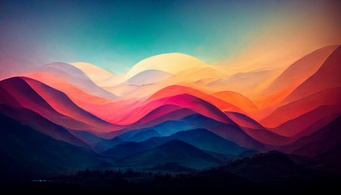
#> input picture day1_array/ex02/landscape.jpg, 341 x 195 px, shrunk from 450 x 257 before the run
$ python tester.py
#> lines starting #> are read from the running program, lines starting #| are printed output that depends on the picture
### day1_array/ex02/load_image.py
import numpy as np
from PIL import Image


def ft_load(path: str) -> np.ndarray:

    """
    Loads an image, prints its format, and its pixels
    content in RGB format.

    Handles JPG and JPEG.
    """
#> called with path = 'landscape.jpg'
    try:
        img = Image.open(path)
#> img is the input picture: PIL image 341x195 RGB; mean R, G, B 98.7, 79.1, 89.1
        assert img is not None, ("Cannot load image")
        assert img.format in ("JPG", "JPEG"), ("Provide JPG or JPEG only")

        print(f"The shape of the {img.format} image is: "
              f"({img.height}, {img.width}, {len(img.mode)})")
#| The shape of the JPEG image is: (195, 341, 3)
        return (np.array(img))

    except Exception as e:
        print(f"Error: {e}")
        return []


def main():
    pass


# [2 lines that do not run on import are left out]

### day1_array/ex02/tester.py
from load_image import ft_load

print(ft_load("landscape.jpg"))
print("\n------------\n")
print(ft_load("animal.jpeg"))
#> call 2 of ft_load, with path = 'animal.jpeg'
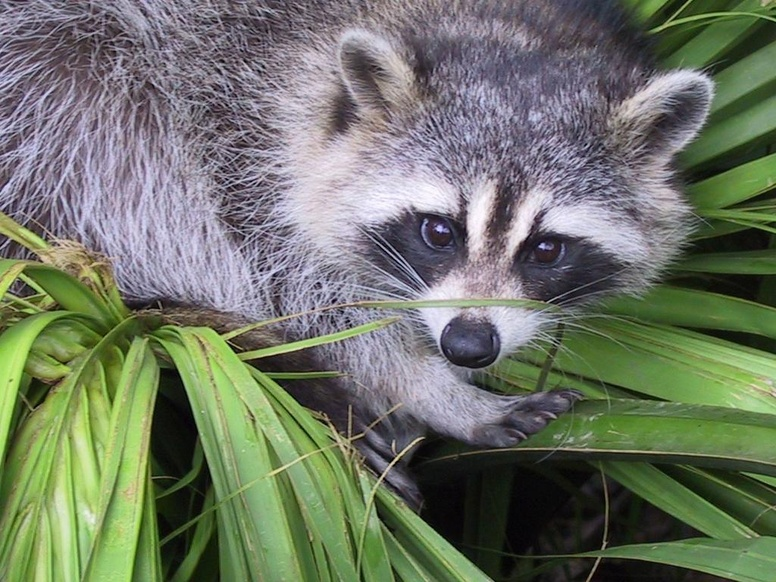
#> input picture day1_array/ex02/animal.jpeg, 776 x 582 px, shrunk from 1024 x 768 before the run
#> in ft_load, img is the input picture: PIL image 776x582 RGB; mean R, G, B 110.7, 117.7, 102.1
#| The shape of the JPEG image is: (582, 776, 3)
print("\n------------\n")
print(ft_load("stem.png"))
#> call 3 of ft_load, with path = 'stem.png'
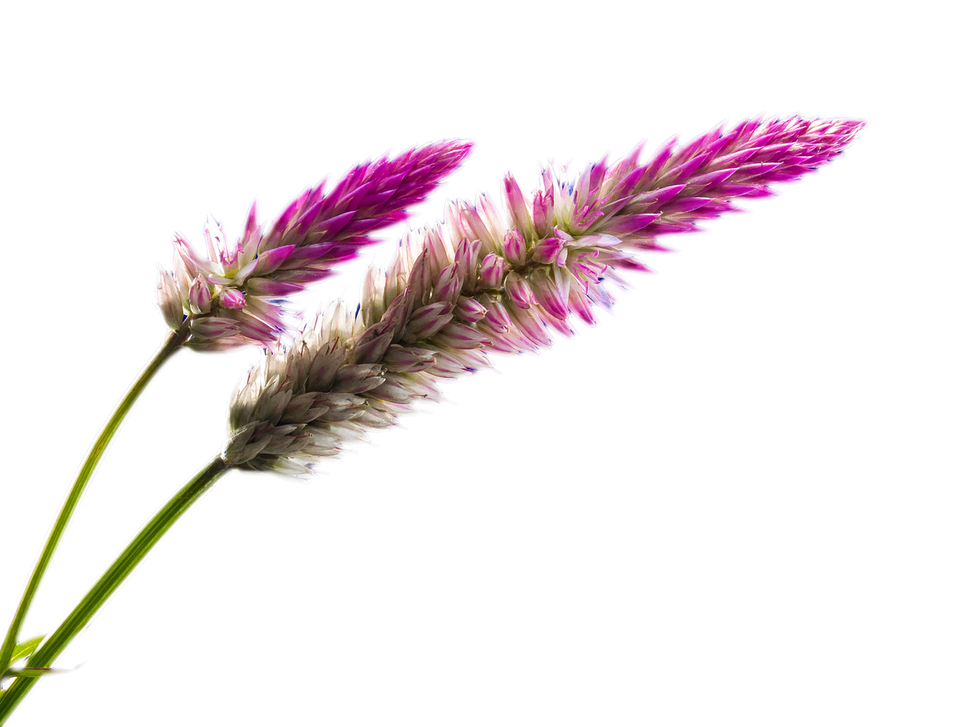
#> input picture day1_array/ex02/stem.png, 970 x 727 px, shrunk from 1280 x 960 before the run
#> in ft_load, img is the input picture: PIL image 970x727 RGBA; mean R, G, B, A 29.8, 20.8, 23.3, 40.4
print("\n------------\n")
print(ft_load("kokos.jpg"))
